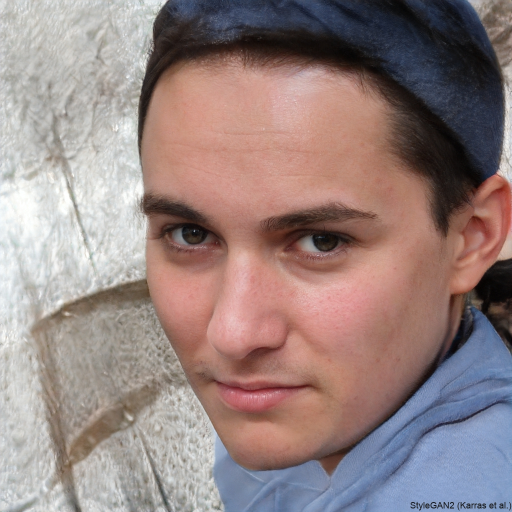
#> input picture ai_generated_images_b1/01c3d68d8572577b9d5a7b783f713f8a.jpeg, 1024 x 1024 px, found by its file name (shown at 1/2 size); its folder holds 4 pictures in this run
$ python resized_image.py
#> lines starting #> are read from the running program, lines starting #| are printed output that depends on the picture
import os
from PIL import Image

ai_images_path = r"C:\\Users\\acer\Desktop\sem2 -Step\\Pre_processing\\ai_generated_images_b1"
resized_images_path = r"C:\\Users\\acer\Desktop\sem2 -Step\\Pre_processing\\Resized_images"
new_image_size = (224, 224)

os.makedirs(resized_images_path, exist_ok=True)

for file_name in os.listdir(ai_images_path):
    image_path = os.path.join(ai_images_path, file_name)
    org_image = Image.open(image_path)
#> org_image is the input picture: PIL image 1024x1024 RGB; mean R, G, B 150.4, 131.6, 129.6


    resized_image = org_image.resize(new_image_size)
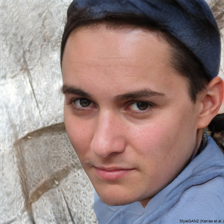
#> resized_image: PIL image 224x224 RGB; mean R, G, B 150.4, 131.6, 129.6

    output_path = os.path.join(resized_images_path, file_name)


    resized_image.save(output_path)


    org_image.close()
    resized_image.close()
#> pass 2 of the loop `for file_name in os.listdir(ai_images_path):`:
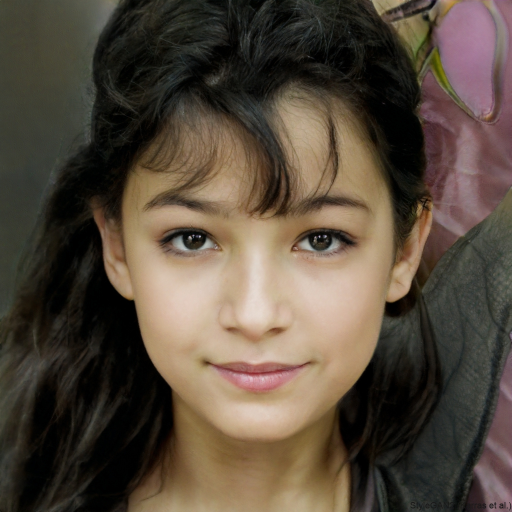
#> input picture ai_generated_images_b1/0a1a955cb3527076381726e8c898c6f8.jpeg, 1024 x 1024 px, found by its file name (shown at 1/2 size)
#> org_image is the input picture: PIL image 1024x1024 RGB; mean R, G, B 86.1, 73.8, 60.5
#> `resized_image = org_image.resize(new_image_size)`:
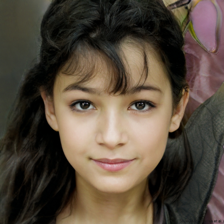
#> resized_image: PIL image 224x224 RGB; mean R, G, B 86.1, 73.8, 60.5
#> pass 3 of the loop `for file_name in os.listdir(ai_images_path):`:
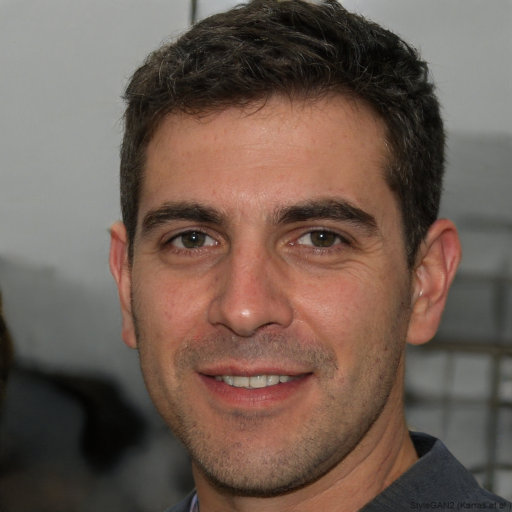
#> input picture ai_generated_images_b1/0b9a924fec9bad02ae8f4e724a69c203.jpeg, 1024 x 1024 px, found by its file name (shown at 1/2 size)
#> org_image is the input picture: PIL image 1024x1024 RGB; mean R, G, B 111.3, 92.5, 82.5
#> `resized_image = org_image.resize(new_image_size)`:
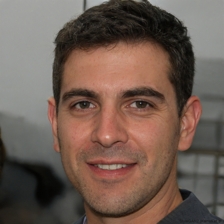
#> resized_image: PIL image 224x224 RGB; mean R, G, B 111.3, 92.5, 82.5
#> the loop made 4 passes; the first 3 are shown

print("Resizing Complete")
